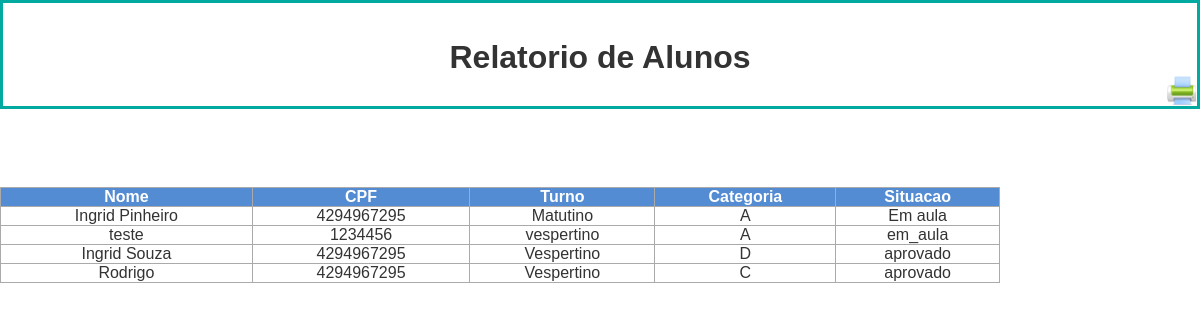
The page /relatorio/Relatorio_aluno.php (signed in) on the database its author committed.
### tables this page shows
CREATE TABLE IF NOT EXISTS `aluno` (
  `cod_aluno` int(10) unsigned NOT NULL AUTO_INCREMENT,
  `nome` varchar(200) NOT NULL,
  `nascimento` date NOT NULL,
  `cpf` int(10) unsigned NOT NULL,
  `TELEFONE` int(10) unsigned DEFAULT NULL,
  `ENDERECO` varchar(500) DEFAULT NULL,
  `TURNO` varchar(20) NOT NULL,
  `SITUACAO` varchar(20) NOT NULL,
  `categoria` varchar(10) NOT NULL,
  PRIMARY KEY (`cod_aluno`)
);

### relatorio/Relatorio_aluno.php (the view, shortened to what this page needs)
<HTML>
<head>
	<link rel="stylesheet" type="text/css" href="../css/style.css" />
    <link   href="../css/bootstrap.min.css" rel="stylesheet">
</head>
<BODY scroll=yes>
<table cellspacing=0 align=center width=100% bordercolor=\"#AAAAAA\">
    <tr align="center" color=#99CCFF>
        <td cellpadding=5>
		<br>
		<br>
            <font size=6><b>Relatorio de Alunos</b></font>
        </td>
    </tr>
    <tr align="right">
        <td cellpadding=5>
            <img src="../css/img/print_printer.png" onclick="imprimir()" style="width: 30px" class="botao">
        </td>
    </tr>
</table>
<BR>
<BR>
<BR>
<table cellspacing=0 align=center width='1000' border='1' bordercolor='#AAAAAA'>
<TR>
	<TH>Nome</TH>
    <TH>CPF</TH>
    <TH>Turno</TH>
    <TH>Categoria</TH>
	<TH>Situacao</TH>
</TR>
    <?php
    $pdo = Database::connect();
    $sql = "select aluno.nome, aluno.cpf, aluno.TURNO, aluno.categoria, aluno.SITUACAO from aluno";
    foreach ($pdo->query($sql) as $row) {
        echo '<tr>';
        echo '<td align="center"> '. $row['nome'] . '</td>';
        echo '<td align="center"> '. $row['cpf']. '</td>';
        echo '<td align="center"> '.$row['TURNO']. '</td>';
        echo '<td align="center"> '. $row['categoria']. '</td>';
        echo '<td align="center"> '. $row['SITUACAO']. '</td>';
        echo '</tr>';
    }
    ?>
</TABLE>
</BODY>
</HTML>

### css/style.css (style rules this page uses)
* { margin: 0; padding: 0; }
body { background:#64b5f6; }

### relatorio/Relatorio_aluno.php (style rules this page uses)
BODY { font-size: 14pt; -webkit-print-color-adjust: exact; }
Table { font-family: sans-serif; font-size:12pt; align:center; }
TH { background-color: #538CD3; color: #FFF; }
.botao { display: none; }

### rows shown on the page
aluno: nome "Ingrid Pinheiro", cpf "4294967295", TURNO "Matutino", categoria "A", SITUACAO "Em aula"
aluno: nome "teste", cpf "1234456", TURNO "vespertino", categoria "A", SITUACAO "em_aula"
aluno: nome "Ingrid Souza", cpf "4294967295", TURNO "Vespertino", categoria "D", SITUACAO "aprovado"
aluno: nome "Rodrigo", cpf "4294967295", TURNO "Vespertino", categoria "C", SITUACAO "aprovado"
